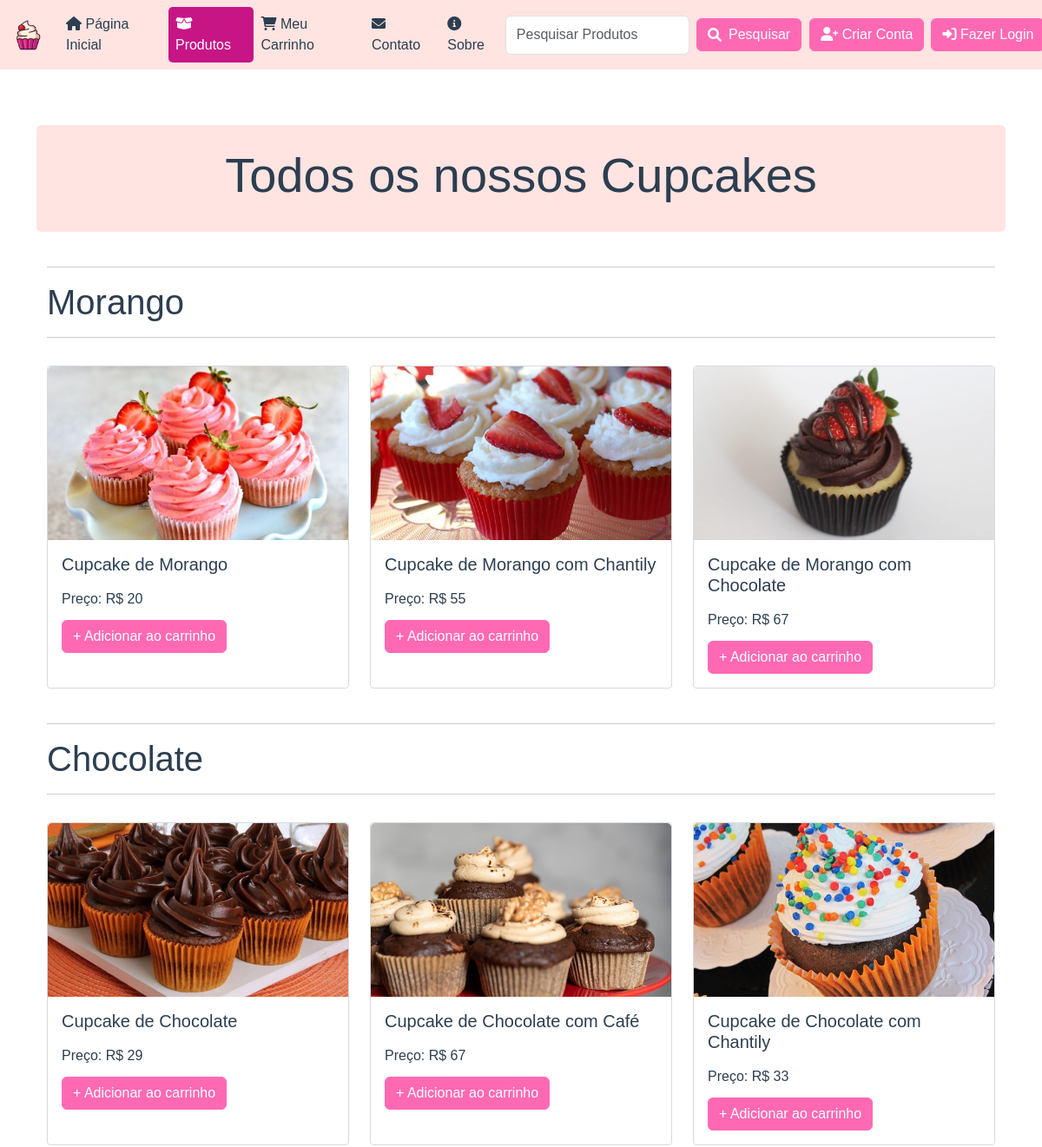
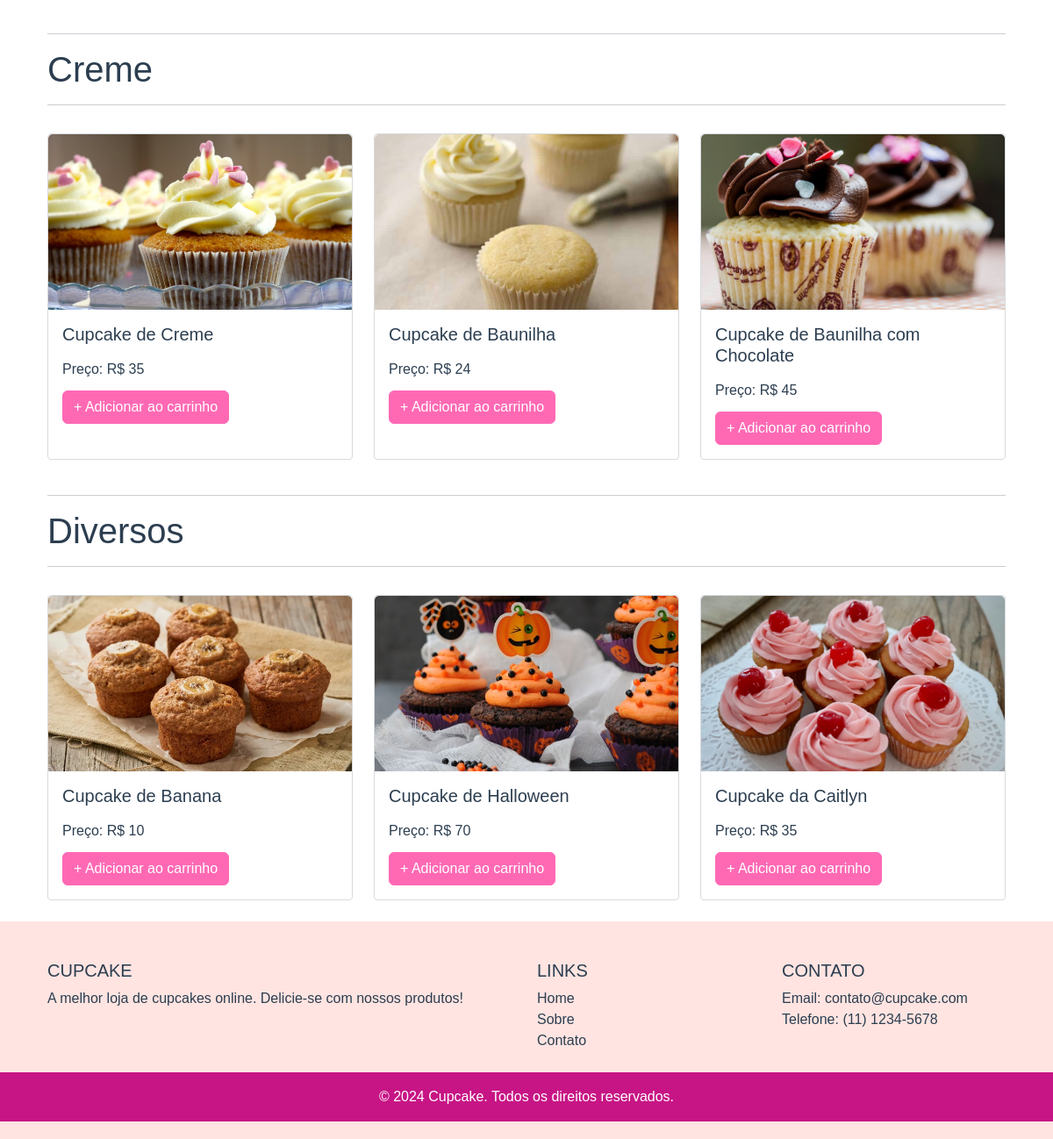
Page /lista-de-produtos/ on the committed database (2 pictures, top to bottom).
### cake/models.py (models this page shows, shortened)
class Categoria(models.Model):
    titulo = models.CharField(max_length=200)
    slug = models.SlugField(unique=True)

class Produto(models.Model):
    titulo = models.CharField(max_length=200)
    slug = models.SlugField(unique=True)
    categoria = models.ForeignKey(Categoria, on_delete=models.CASCADE)
    image = models.ImageField(upload_to="produtos")
    preco = models.PositiveIntegerField()
    descricao = models.TextField()

### cake/views.py (the view)
# urls.py: path("lista-de-produtos/", produtoslistaView.as_view(), name="lista-de-produtos"),
class produtoslistaView(LojaMixin, TemplateView):
    template_name = "lista-de-produtos.html"
    def get_context_data(self, **kwargs):
        context = super().get_context_data(**kwargs)
        context['categorias']= Categoria.objects.all()
        return context

### cake/views.py (called while the page is built)
    def dispatch(self, request, *args, **kwargs):
        carrinho_id = request.session.get("carrinho_id")
        if carrinho_id:
            carrinho_obj = Carrinho.objects.get(id=carrinho_id)
            if request.user.is_authenticated and request.user.cliente:
                carrinho_obj.cliente = request.user.cliente
                carrinho_obj.save()
        return super().dispatch(request, *args, **kwargs)

### templates/lista-de-produtos.html
{% extends 'base.html' %}
{% block content %}
<div class="container mt-3">
    <div class="row mb-4">
        <div class="col-12 text-center bg-light-pink p-4 rounded">
            <h1 class="display-4">Todos os nossos Cupcakes</h1>
        </div>
    </div>
    {% for cate in categorias %}
        <div class="row mb-3">
            <div class="col-12">
                <hr class="mb-3">
                <h1 class="text-dark">{{ cate.titulo }}</h1>
                <hr class="mb-3">
            </div>
        </div>
        <div class="row">
            {% for prod in cate.produto_set.all %}
                <div class="col-md-4 mb-4">
                    <div class="card h-100">
                        <div class="img-wrapper" style="height: 200px; overflow: hidden;">
                            <a href="{% url 'cake:produtoinfo' prod.slug %}"><img src="{{ prod.image.url }}" alt="{{ prod.titulo }}" class="card-img-top img-fluid" style="height: 100%; width: 100%; object-fit: cover;"></a>
                        </div>
                        <div class="card-body">
                            <h5 class="card-title text-dark"><a href="{% url 'cake:produtoinfo' prod.slug %}" class="text-dark">{{ prod.titulo }}</a></h5>
                            <p class="card-text text-dark mt-3">Preço: R$ {{ prod.preco }}</p>
                            <a href="{% url 'cake:addcarrinho' prod.id %}" class="btn btn-outline-success">+ Adicionar ao carrinho</a>
                        </div>
                    </div>
                </div>
            {% endfor %}
        </div>
    {% endfor %}
</div>
{% endblock %}

### cake/static/css/style.css (style rules this page uses)
body, h1, h2, h3, h4, h5, h6, p, a, .btn, .navbar, .card, .container { font-family: 'Arial', sans-serif; color: #2c3e50; }
a { text-decoration: none; }
.btn-outline-success, .btn-outline-primary, .btn-outline-secondary, .btn-outline-danger, .btn-warning, .btn-primary, .btn-secondary { color: #ffffff; background-color: #ff69b4; border-color: #ff69b4; }
.text-dark { color: #2c3e50 !important; }
.bg-light-pink { background-color: #ffe4e1 !important; }
.img-wrapper { height: 200px; overflow: hidden; }
.img-wrapper img { height: 100%; width: 100%; object-fit: cover; }
.img-wrapper { height: 250px; overflow: hidden; }
body { display: flex; flex-direction: column; min-height: 100vh; }
.card { border: none; border-radius: 10px; }
.card-title { color: #c71585; }
.card { border: 1px solid #d7dadd; border-radius: 4px; }
.card-body p { margin-bottom: 0.75rem; }

### rows in the picture
Categoria: titulo "Morango"
Produto: image (picture), titulo "Cupcake de Morango", preco "20"
Produto: image (picture), titulo "Cupcake de Morango com Chantily", preco "55"
Produto: image (picture), titulo "Cupcake de Morango com Chocolate", preco "67"
Categoria: titulo "Chocolate"
Produto: image (picture), titulo "Cupcake de Chocolate", preco "29"
Produto: image (picture), titulo "Cupcake de Chocolate com Café", preco "67"
Produto: image (picture), titulo "Cupcake de Chocolate com Chantily", preco "33"
Categoria: titulo "Creme"
Produto: image (picture), titulo "Cupcake de Creme", preco "35"
Produto: image (picture), titulo "Cupcake de Baunilha", preco "24"
Produto: image (picture), titulo "Cupcake de Baunilha com Chocolate", preco "45"
Categoria: titulo "Diversos"
Produto: image (picture), titulo "Cupcake de Banana", preco "10"
Produto: image (picture), titulo "Cupcake de Halloween", preco "70"
Produto: image (picture), titulo "Cupcake da Caitlyn", preco "35"
